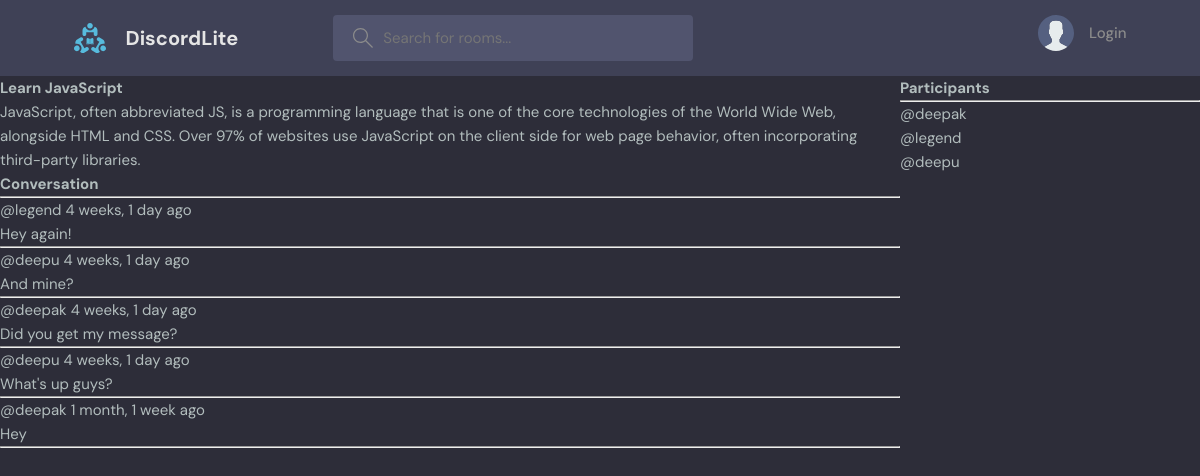
The page /room/1/ on the database as committed earlier.
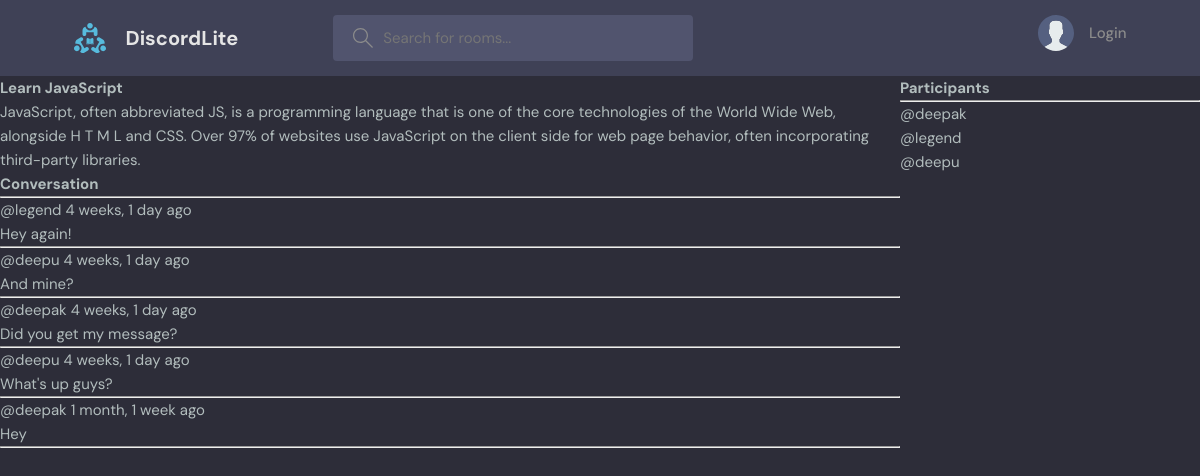
The same page on the database as committed later.
### base/models.py (models this page shows, shortened)
class Room(models.Model):
    host = models.ForeignKey(User, on_delete=models.SET_NULL, null=True)
    topic = models.ForeignKey(Topic, on_delete=models.SET_NULL, null=True)
    name = models.CharField(max_length=200)
    description = models.TextField(null=True, blank=True)
    participants = models.ManyToManyField(
        User, related_name='participants', blank=True)
    updated = models.DateTimeField(auto_now=True)
    created = models.DateTimeField(auto_now_add=True)
    class Meta:
        ordering = ["-updated", "-created"]

### base/views.py (the view, shortened to what this page needs)
# urls.py: path('room/<str:pk>/', views.room, name='room'),
def room(request, pk):
    room = Room.objects.get(id=pk)
    room_messages = room.message_set.all()
    participants = room.participants.all()
    context = {'room': room, 'room_messages': room_messages,
               'participants': participants}
    return render(request, 'base/room.html', context)

### base/templates/base/room.html (shortened to what this page needs)
{% extends 'main.html' %} {% block content %}
<div class="room-container">
    <div>
        <h1>{{room.name}}</h1>
        <p>{{room.description}}</p>
        <div class="comment-wrapper">
            <h3>Conversation</h3>
            <hr />
            {% for message in room_messages %}
            <div>
                <small>@{{message.user}} {{message.created|timesince}} ago</small>
                <p>{{message.body}}</p>
                <hr />
            </div>
            {% endfor %}
        </div>
    </div>
    <div>
        <h3>Participants</h3>
        <hr>
        {% for user in participants %}
        <div>
            <p>@{{user.username}}</p>
        </div>
        {% endfor %}
    </div>
</div>
{% endblock content%}

Rows that differ between the two databases and show on the page:
changed Room "Learn JavaScript": description "…World Wide Web, alongside HTML and CSS. Over 97%…" → "…World Wide Web, alongside H T M L and CSS. Over 97%…"
